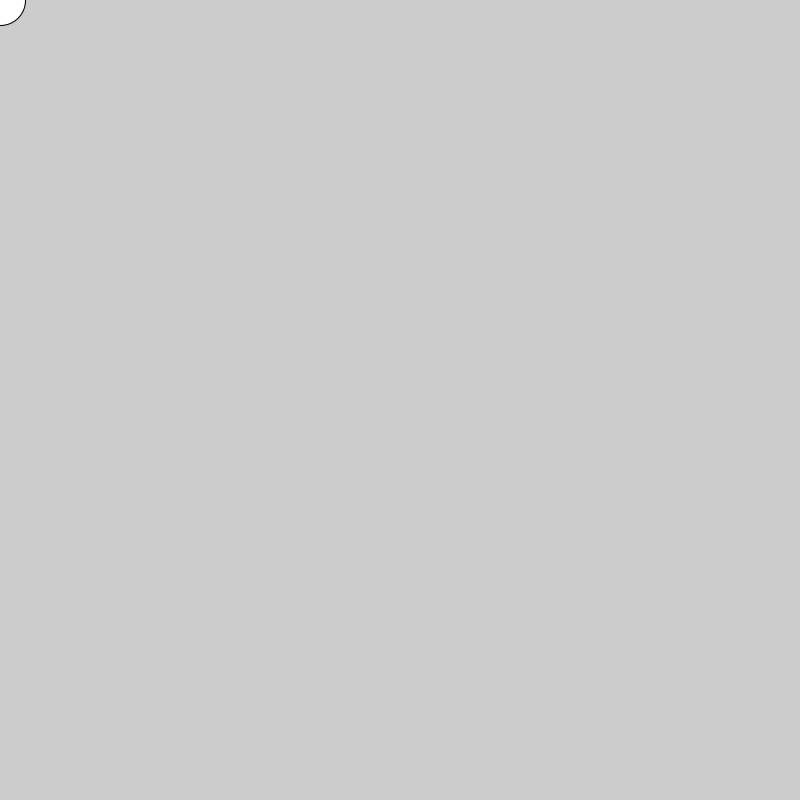
Frame 1 (no input)
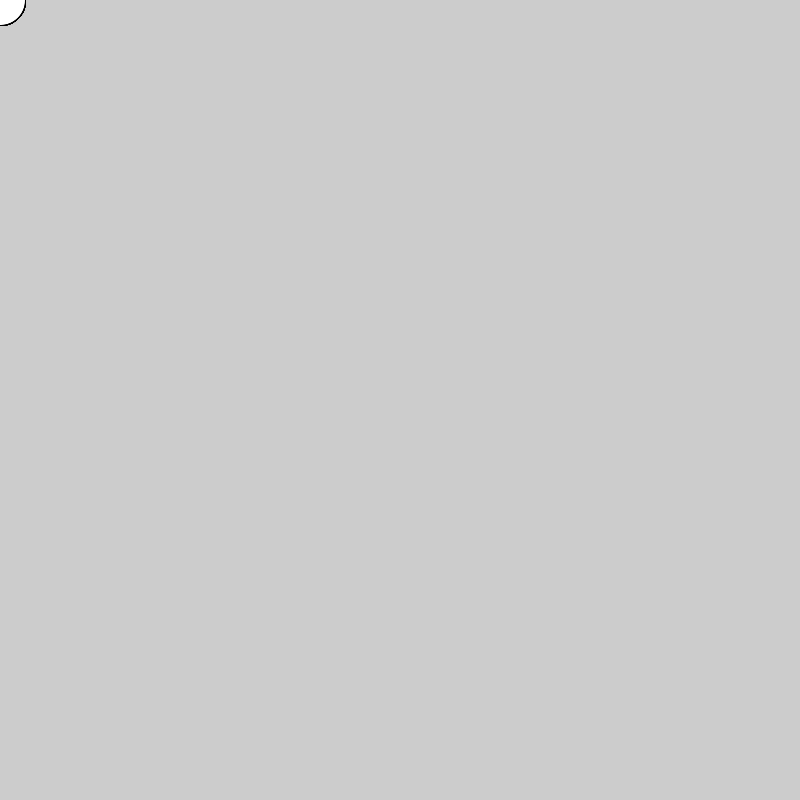
Frame 60 (the mouse pressed at the canvas centre just before this capture)
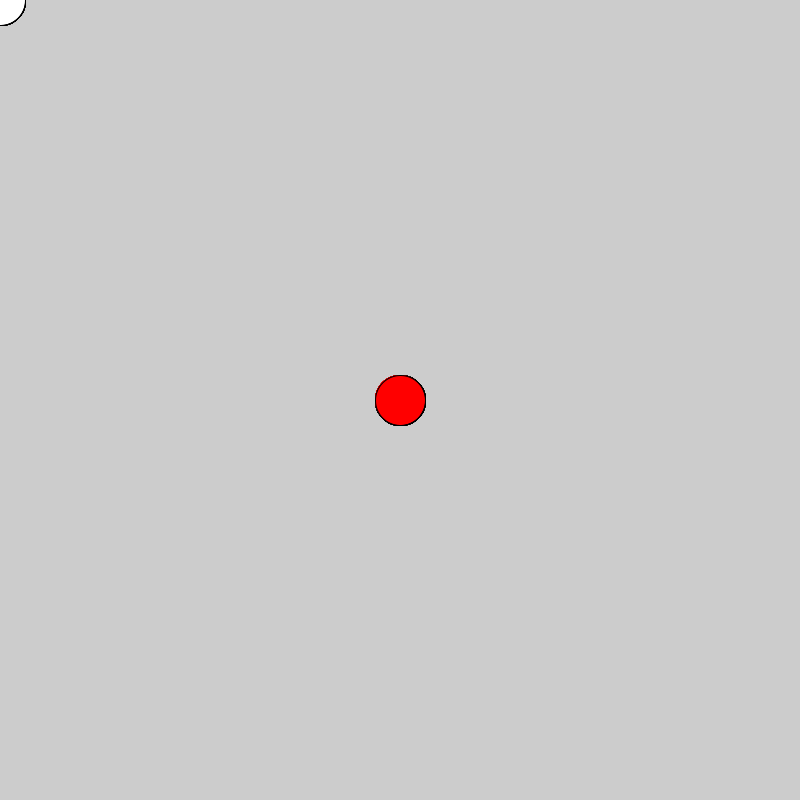
Frame 120 (the mouse held since frame 60 and released just before this capture)

The Processing sketch that drew these frames (run headless with seeded random() and noise(); from frame 60 on, the mouse is pressed at the canvas centre):

// Processing sketch: circle_demo
// ── circle_demo.pde
void setup() {
  size(800,800);
}

void draw() {
  ellipse(mouseX, mouseY, 50, 50);
  if (mousePressed) {
    fill(#FF0000);
  }
}
